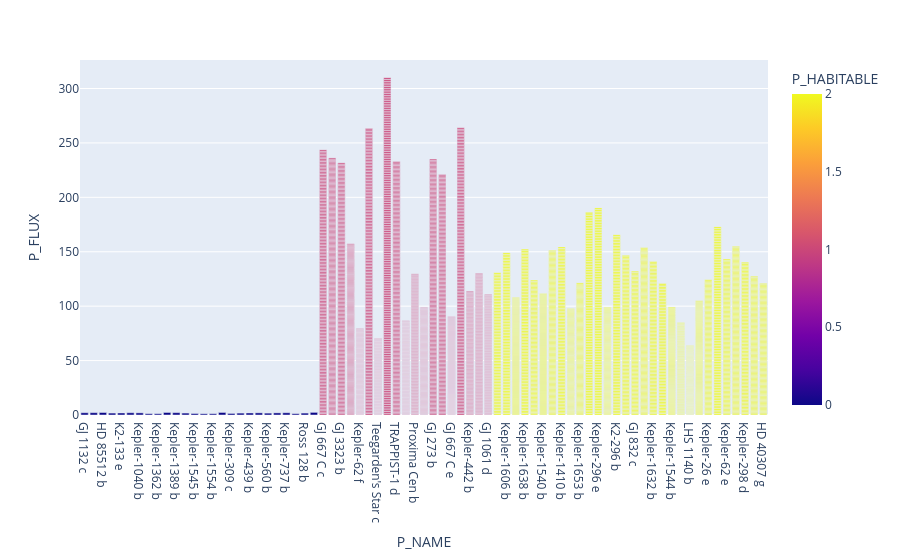

Notebook cell for this chart:
### Markdown cell above
Planet eccentricity in the range 0.02 to 0.35 units indicate a possibility of habitability. 

* **Influence of Planetary Flux on Habitability :**

Next, we will check the influence of planet's stellar flux in habitability. For this purpose, we have filtered our data first to select only data pertaining to Earth Similarity Index > 0.65. To know how to calculate flux of a planet, check out [this link](http://www3.mpifr-bonn.mpg.de/div/hhertz/documents/smtoum/smtoum/node253.html).

### Code cell
df = oversampled.query("P_ESI > 0.65")
fig = px.bar(df, x="P_NAME", y="P_FLUX", color="P_HABITABLE") 
fig.show()

### Figure 1 — Plotly figure (JSON) as saved in the notebook; plotly's stock layout.template omitted (floating-point values rounded to 4 significant figures; data arrays with more than 128 entries replaced by an {"elided": "..."} marker saying what was removed)
{"data": [{"alignmentgroup": "True", "hovertemplate": "P_NAME=%{x}<br>P_FLUX=%{y}<br>P_HABITABLE=%{marker.color}<extra></extra>", "legendgroup": "", "marker": {"color": {"elided": "7156 int values"}, "coloraxis": "coloraxis", "pattern": {"shape": ""}}, "name": "", "offsetgroup": "", "orientation": "v", "showlegend": false, "textposition": "auto", "type": "bar", "x": {"elided": "7156 str values"}, "xaxis": "x", "y": {"elided": "7156 float values"}, "yaxis": "y"}], "layout": {"barmode": "relative", "coloraxis": {"colorbar": {"title": {"text": "P_HABITABLE"}}, "colorscale": [[0, "#0d0887"], [0.1111, "#46039f"], [0.2222, "#7201a8"], [0.3333, "#9c179e"], [0.4444, "#bd3786"], [0.5556, "#d8576b"], [0.6667, "#ed7953"], [0.7778, "#fb9f3a"], [0.8889, "#fdca26"], [1, "#f0f921"]]}, "legend": {"tracegroupgap": 0}, "margin": {"t": 60}, "xaxis": {"anchor": "y", "domain": [0, 1], "title": {"text": "P_NAME"}}, "yaxis": {"anchor": "x", "domain": [0, 1], "title": {"text": "P_FLUX"}}}}
